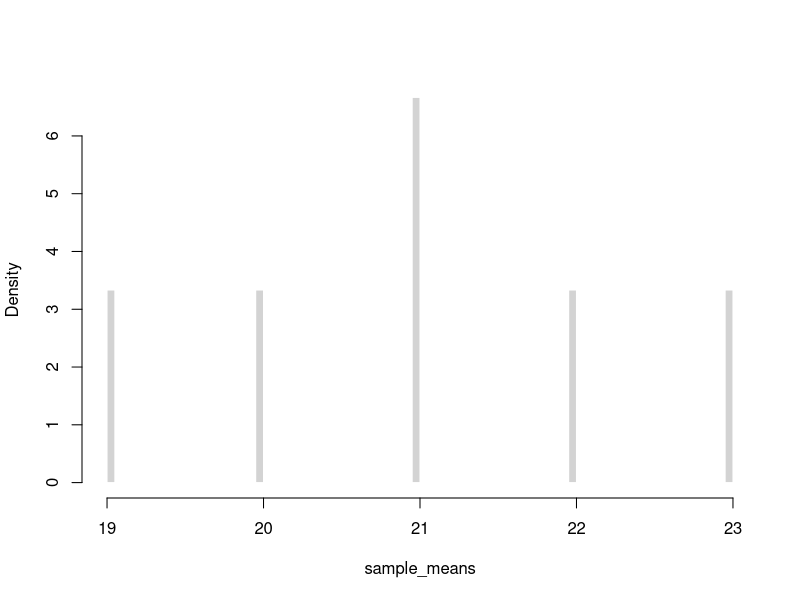
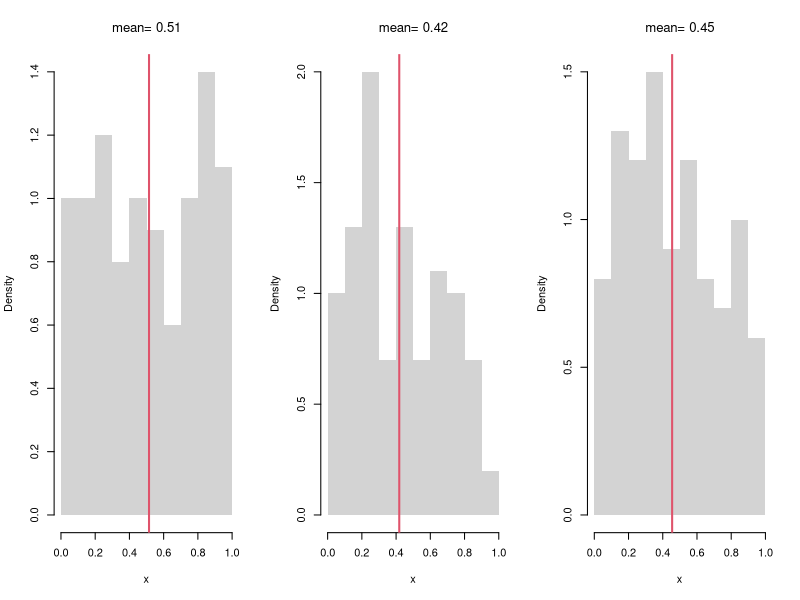
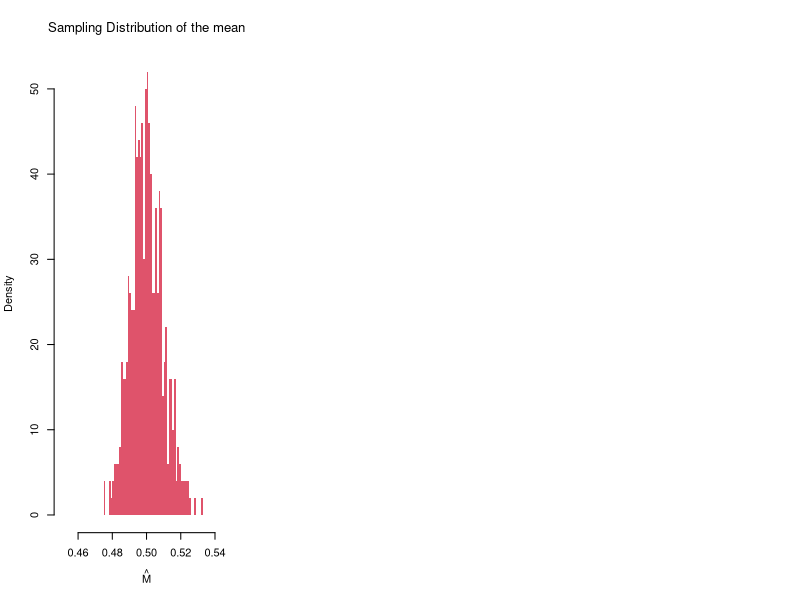
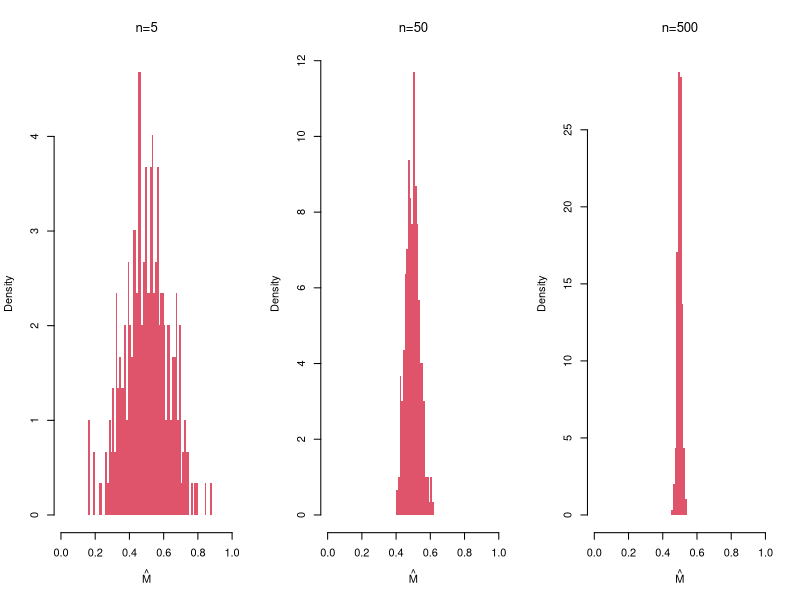
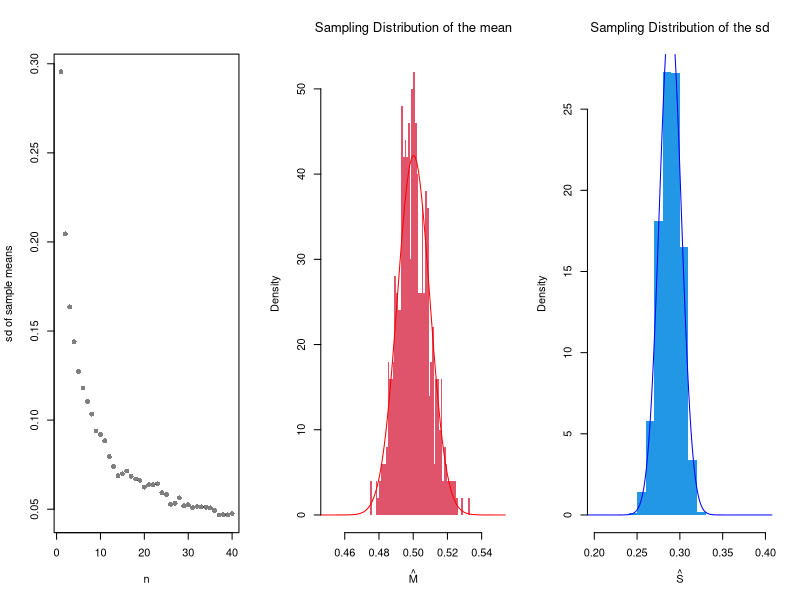
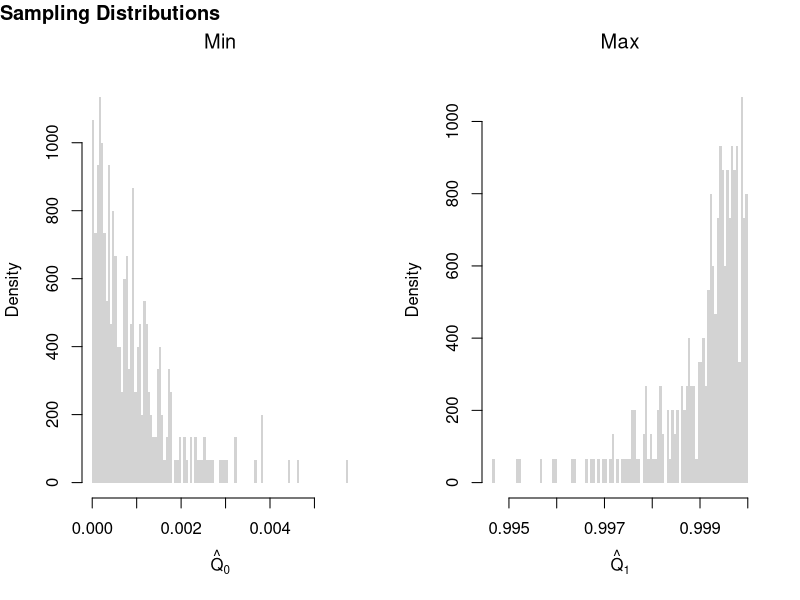
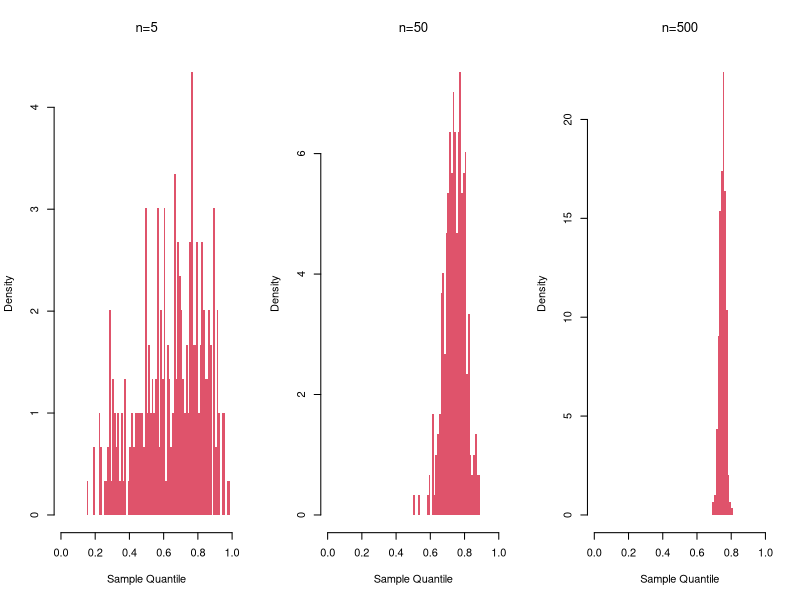
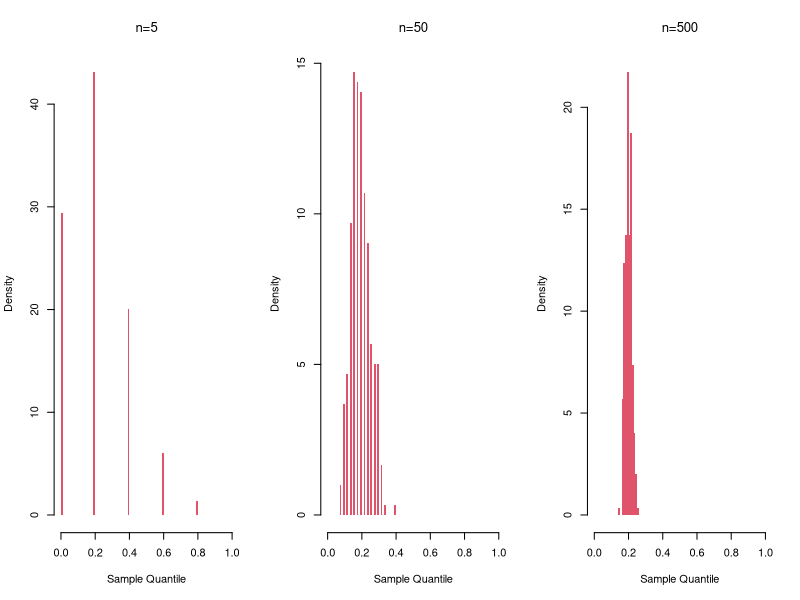

These charts were generated, in order, by the following R code:
## ---- chunk 1
# Simple random sample (no duplicates, equal probability)
x <- c(1,2,3,4) # population
sample(x, 2, replace=F) #sample
## ---- chunk 2
#{1,2,3} {1,3,2}  ho
#{2,1,3} {2,3,1}  
#{3,2,1} {3,1,2}
factorial(3)
## ---- chunk 3
#Ways to draw k=2 from a set with n=4
#{1,2} {1,3} {1,4}  
#      {2,3} {2,4}  
#            {3,4} 

choose(4,2)
## ---- chunk 4
#All possible samples of two from a bag of numbers {1,2,3,4} with replacement 
#{1,1} {1,2} {1,3}, {3,4}
#{2,2} {2,3} {2,4}
#{3,3} {3,4}
#{4,4}

# Simple random sample (duplicates, equal probability)
sample(x, 2, replace=T)
## ---- chunk 5
runif(3)
rexp(3)
rnorm(3)
## ---- chunk 6
X <- c(18,20,22,24) # Ages for student population
# six possible samples
m1 <- mean( X[c(1,2)] ) #{1,2}
m2 <- mean( X[c(1,3)] ) #{1,3}
m3 <- mean( X[c(1,4)] ) #{3,4}
m4 <- mean( X[c(2,3)] ) #{2,3}
m5 <- mean( X[c(2,4)] ) #{2,4}
m6 <- mean( X[c(3,4)] ) #{3,4}
# sampling distribution
sample_means <- c(m1, m2, m3, m4, m5, m6)
hist(sample_means,
    freq=F, breaks=100,
    main='', border=F)
## ---- chunk 7
# Three Sample Example from infinite population
x1 <- runif(100)
m1 <- mean(x1)
x2 <- runif(100)
m2 <- mean(x2)
x3 <- runif(100)
m3 <- mean(x3)
sample_means <- c(m1, m2, m3)
sample_means

# An Equivalent Approach: fill vector in a loop
sample_means <- vector(length=3)
for(i in seq(sample_means)){
    x <- runif(100)
    m <- mean(x)
    sample_means[i] <- m
}
sample_means
## ---- chunk 8
# Three Sample Example w/ Visual
par(mfrow=c(1,3))
for(b in 1:3){
    x <- runif(100) 
    m <-  mean(x)
    hist(x,
        breaks=seq(0,1,by=.1), #for comparability
        freq=F, main=NA, border=NA)
    abline(v=m, col=2, lwd=2)
    title(paste0('mean= ', round(m,2)),  font.main=1)
}
## ---- chunk 9
# Many sample example
sample_means <- vector(length=500)
for(i in seq_along(sample_means)){
    x <- runif(1000)
    m <- mean(x)
    sample_means[i] <- m
}
hist(sample_means, 
    breaks=seq(0.45,0.55,by=.001),
    border=NA, freq=F,
    col=2, font.main=1, 
    xlab=expression(hat(M)),
    main='Sampling Distribution of the mean')
## ---- chunk 10
m_LLLN <- mean(sample_means)
round(m_LLLN, 3)
## ---- chunk 11
par(mfrow=c(1,3))
for(n in c(5,50,500)){
    sample_means_n <- vector(length=299)
    for(i in seq_along(sample_means_n)){
        x <- runif(n)
        m <- mean(x)
        sample_means_n[i] <- m
    }
    hist(sample_means_n, 
        breaks=seq(0,1,by=.01),
        border=NA, freq=F,
        col=2, font.main=1, 
        xlab=expression(hat(M)),
        main=paste0('n=',n) )
}
## ---- chunk 12
n_seq <- seq(1, 40)
sd_seq <- vector(length=length(n_seq))
for(n in seq_along(sd_seq)){
    sample_means_n <- vector(length=499)
    for(i in seq_along(sample_means_n)){
        x <- runif(n)
        m <- mean(x)
        sample_means_n[i] <- m
    }
    sd_seq[n] <- sd(sample_means_n)
}
plot(n_seq, sd_seq, pch=16, col=grey(0,0.5),
    xlab='n', ylab='sd of sample means', main='')
## ---- chunk 13
hist(sample_means,
    breaks=seq(0.45,0.55,by=.001),
    border=NA, freq=F,
    col=2, font.main=1,
    xlab=expression(hat(M)),
    main='Sampling Distribution of the mean')
    
# Approximately normal?
mu <- mean(sample_means)
mu_sd <- sd(sample_means)
x <- seq(0.1, 0.9, by=0.001)
fx <- dnorm(x, mu, mu_sd)
lines(x, fx, col='red')
## ---- chunk 14
# CLT example of the "sd" statistic
sample_sds <- vector(length=1000)
for(i in seq_along(sample_sds)){
    x <- runif(100) # same distribution
    s <- sd(x) # different statistic
    sample_sds[i] <- s
}
hist(sample_sds,
    breaks=seq(0.2,0.4,by=.01),
    border=NA, freq=F,
    col=4, font.main=1,
    xlab=expression(hat(S)),
    main='Sampling Distribution of the sd')

# Approximately normal?
mu <- mean(sample_sds)
mu_sd <- sd(sample_sds)
x <- seq(0.1, 0.9, by=0.001)
fx <- dnorm(x, mu, mu_sd)
lines(x, fx, col='blue')

# try another random variable, such as rexp(100) instead of runif(100)
## ---- chunk 15
# Create 300 samples, each with 1000 random uniform variables
x_samples <- matrix(nrow=300, ncol=1000)
for(i in seq(1,nrow(x_samples))){
    x_samples[i,] <- runif(1000)
}
# Each row is a new sample
length(x_samples[1,])

# Compute min and max for each sample
x_mins <- apply(x_samples, 1, quantile, probs=0)
x_maxs <- apply(x_samples, 1, quantile, probs=1)

# Plot the sampling distributions of min, median, and max
# Median looks normal. Maximum and Minumum do not!
par(mfrow=c(1,2))
hist(x_mins, breaks=100, main='Min', font.main=1,
    xlab=expression(hat(Q)[0]), border=NA, freq=F)
hist(x_maxs, breaks=100, main='Max', font.main=1,
    xlab=expression(hat(Q)[1]), border=NA, freq=F)
title('Sampling Distributions', outer=T, line=-1, adj=0)
## ---- chunk 16
par(mfrow=c(1,3))
for(n in c(5,50,500)){
    sample_quants_n <- vector(length=299)
    for(i in seq_along(sample_quants_n)){
        x <- runif(n)
        m <- quantile(x, probs=0.75) #upper quartile
        sample_quants_n[i] <- m
    }
    hist(sample_quants_n, 
        breaks=seq(0,1,by=.01),
        border=NA, freq=F,
        col=2, font.main=1, 
        xlab="Sample Quantile",
        main=paste0('n=',n) )
}
## ---- chunk 17
par(mfrow=c(1,3))
for(n in c(5,50,500)){
    sample_props_n <- vector(length=299)
    for(i in seq_along(sample_props_n)){
        x <- sample(1:5, size=n, prob=c(1:5)/15, replace=T)
        p3 <- mean(x==3)
        sample_props_n[i] <- p3
    }
    hist(sample_props_n, 
        breaks=seq(0,1,by=.01),
        border=NA, freq=F,
        col=2, font.main=1, 
        xlab="Sample Quantile",
        main=paste0('n=',n) )
}
## ---- chunk 18
par(mfrow = c(1, 3))
for (n in c(50, 500, 5000)) {
  x <- runif(n)
  Fx <- ecdf(x)
  plot(Fx)
}
## ---- chunk 19
sample_dat <- USArrests[,'Murder']
sample_mean <- mean(sample_dat)
sample_mean
## ---- chunk 20
# Generate Non-normal Data, from Hesterberg (2015)

# Population is 50% N(-2, 1) and 50% N(2, 4)
populationMean <- c(-2, 2)
populationVar <- c(1, 4)

# Generate samples from population
rPopulation <- function(n){
  # Which distribution is each observation coming from
  di <- sample(1:2, size=n, replace=TRUE, prob=c(.5,.5))
  rnorm(n, mean=populationMean[di], sd=sqrt(populationVar)[di])
}

# Compute Sample Mean
n <- 25
set.seed(2)
sample_dat <- rPopulation(n)
sample_mean <- mean(sample_dat)
## ---- chunk 21
# Plot Bootstrap Mean
# Modified from Hesterberg (2015)

#### Some parameters for figure layout.
divideX <- c(.6, .65)
divideY <- c(0, .32, .33, .65, .70, 1)
useFraction <- .9
Fraction2 <- 0:1 + c(1, -1) * (1-useFraction)/2
rescaleY <- function(x) (x-.33)/.67
divideY3 <- (c(NA, NA, .33, .65, .70, 1) - .33)/.67

PlotSample <- function(data,
    lineMu=TRUE,
    star=FALSE,
    lineM=NULL,
    col="gray"){
  # lineMu: logical, add a vertical line at mu
  # star:  logical, label with xbar* instead of xbar
  # lineM: NULL or numeric; add a vertical line there

  hist(data, breaks=seq(-6, 8, length=21), col=col,
       probability=TRUE, axes=FALSE, new=FALSE, border=0,
       xlab="", xlim=c(-6, 8), ylim=c(0, .351),
       xaxs="i", yaxs="i", main="")
  axis(side=1, at=c(-6, 8))
  axis(side=1, at=mean(data),
       if(star) expression(hat(M)[r]) else expression(hat(M)))
  if(lineMu) {
    segments(mean(populationMean), y0=0, y1=.32)
    axis(side=1, at=mean(populationMean), "")
  }
  if(length(lineM)) {
    segments(lineM, y0=0, y1=.32, col="red", lty=2)
    axis(side=1, at=lineM, "", col="red")
  }
  invisible(NULL)
}

### Plot sample (as substitute for population)
par(fig=c(divideX[1] * (1/3 + 1/3 * Fraction2), divideY3[5:6]),
    mar=.1 + c(2, 0, 0, 0), mex=.8)
PlotSample(sample_dat, lineM=sample_mean)
axis(1, sample_mean, expression(hat(M)), col="red")

### Bootstrap samples
set.seed(2)  ## Cherry Pick Some Good Ones
B <- lapply(1:20, function(b) { sample(sample_dat, replace=T) })
temp <- lapply(B, hist, breaks=seq(-6, 8, length=21), plot=F)
Bii <- which(sapply(temp, function(x) max(x[['counts']])) <= 5)
## Plot the Cherries
par(fig=c(divideX[1] * (0/3 + 1/3*Fraction2), divideY3[3:4]), new=T)
PlotSample(B[[Bii[1]]], sample_mean, lineMu=F, star=T)
par(fig=c(divideX[1] * (1/3 + 1/3*Fraction2), divideY3[3:4]), new=T)
PlotSample(B[[Bii[3]]], sample_mean, lineMu=F, star=T)
par(fig=c(divideX[1] * (2/3 + 1/3*Fraction2), divideY3[3:4]), new=T)
PlotSample(B[[Bii[2]]], sample_mean, lineMu=F, star=T)

### Bootstrap Distribution
par(fig=c(divideX[2], 1, 0, .5), new=T)
par(mar=c(4.1, 0, 0, 0))
set.seed(2)
Bmeans <- sapply(1:999, function(b) {
    dat_b <- sample(sample_dat, replace=T) # c.f. jackknife
    mean(dat_b)
})
hist(Bmeans, xlim=c(-3, 3), ylim=c(0, 1), breaks=61, border=0,
     axes=F, col="gray", freq=F, main="", yaxs="i",
     xlab="", ylab="")
abline(v=sample_mean, col="red", lty=2)
abline(v=mean(populationMean))
axis(1, c(-3, 3))
axis(1, at=sample_mean, expression(hat(M)), col="red")
#axis(3, at=mean(populationMean), expression(mu))

### Arrows
par(mar=c(2.1, 0, 0, 0))
par(fig=c(0, 1, 0, 1), usr=c(0, 1, 0, 1))
arrows(lwd=1.5, length=.125,
       x0=divideX[1] * (.29 + .42 * ppoints(5)[c(1,3,5)]),
       x1=divideX[1] * seq(.3, .7, length=3),
       y0=rescaleY(divideY[4:5] %*% c(.2, .77)) - .05,
       y1=rescaleY(divideY[4] - c(.6, 1, .6)*(divideY[5]-divideY[4])) - .05)
arrows(divideX[1], c(.1, .2, .3), length=.125, divideX[2], lwd=1.5)

### Text
text(.4, .8, adj=0, 'Sample')
text((divideX[2]+1)/2, .55, adj=.5, 'Resampling Distribution')
text(0.01, divideY3[4]+.03, adj=0, "Resamples (r)")
legend(.01, .9, lty=1:2, col=1:2, legend=expression(mu, hat(M)))
## ---- chunk 22
sample_dat <- USArrests[,'Murder']
sample_mean <- mean(sample_dat)

# Jackknife Estimates
n <- length(sample_dat)
jackknife_means <- vector(length=n)
for(i in seq_along(jackknife_means)){
    dat_noti <- sample_dat[-i]
    mean_noti <- mean(dat_noti)
    jackknife_means[i] <- mean_noti
}
hist(jackknife_means, breaks=25,
    border=NA, freq=F,
    main='', xlab=expression(hat(M)[-i]))
abline(v=sample_mean, col='red', lty=2)
## ---- chunk 23
# Bootstrap estimates
bootstrap_means <- vector(length=9999)
for(b in seq_along(bootstrap_means)){
    boot_id <- sample(n, replace=T)
    dat_b  <- sample_dat[boot_id] # c.f. jackknife
    mean_b <- mean(dat_b)
    bootstrap_means[b] <-mean_b
}

hist(bootstrap_means, breaks=25,
    border=NA, freq=F,
    main='', xlab=expression(hat(M)[b]))
abline(v=sample_mean, col='red', lty=2)
## ---- chunk 24
# theoretical probabilities
x <- c(0,1)
x_probs <- c(1/4, 3/4)
# sample draws
coin_sample <- sample(x, prob=x_probs, 1000, replace=T)
Fhat <- ecdf(coin_sample)

x_probs_boot <- c(Fhat(0), 1-Fhat(0))
x_probs_boot # approximately the theoretical value
coin_resample <- sample(x, prob=x_probs_boot, 999, replace=T)
# any draw from here is almost the same as the original process
## ---- chunk 25
med <- quantile(sample_dat, prob=0.5)

# Bootstrap estimates
bootstrap_stat <- vector(length=9999)
for(b in seq_along(bootstrap_stat)){
    boot_id <- sample(n, replace=T)
    dat_b  <- sample_dat[boot_id] # c.f. jackknife
    stat_b <- quantile(dat_b, prob=0.5)
    bootstrap_stat[b] <- stat_b
}

hist(bootstrap_stat, breaks=25,
    border=NA, freq=F,
    main='', xlab=expression(Med[b]))
abline(v=med, col='red', lty=2)
## ---- chunk 26
sd(sample_dat) # standard deviation
sd(jackknife_means) # standard error estimate for the mean
## ---- chunk 27
# Standard error estimate for the median
sd(bootstrap_stat)
## ---- chunk 28
B <- 999 # number of bootstrap samples
Nseq <- seq(1, length(sample_dat), by=1) # different resample sizes
n_id <- seq_along(sample_dat) # who to potentially resample

## For each sample size, compute the bootstrap SE
SE <- vector(length=length(Nseq))
for(n in seq_along(Nseq)){
    sample_stats_n <- vector(length=B)
    for(b in seq(1,B)){
    	b_id <- sample(n_id, size=n, replace=T)
        x_b <- sample_dat[b_id]
        x_stat_b <- mean(x_b) # statistic of interest
        sample_stats_n[b] <- x_stat_b
    }
    se_n <- sd(sample_stats_n) # How much the statistic varies across samples
    SE[n] <- se_n
}

plot(Nseq, SE, pch=16, col=grey(0,.5),
    ylab='standard error', xlab='sample size')
